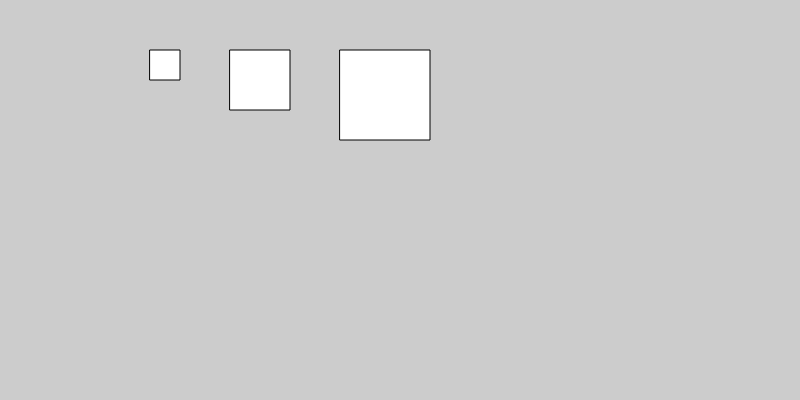
Frame 1 (no input)
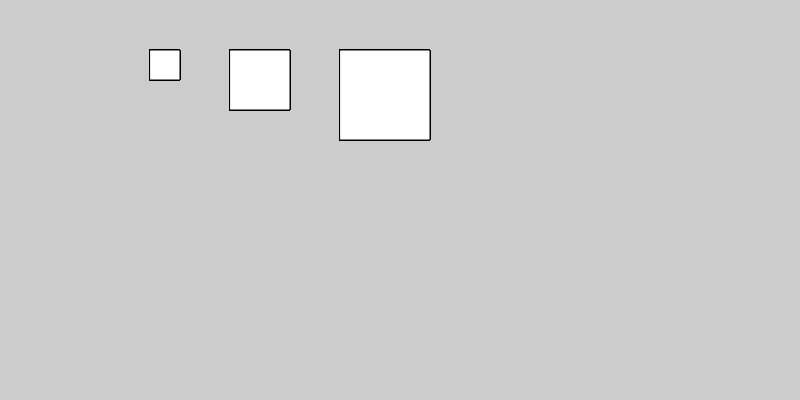
Frame 60 (no input)
Frame 120 (the mouse pressed at the canvas centre since frame 60): identical to frame 60, image omitted

The p5.js sketch that drew these frames (run headless with seeded random() and noise() and a simulated clock; from frame 60 on, the mouse is pressed at the canvas centre):

// p5.js sketch
// ── sketch.js
var x = 150
var y = 50
var d = 50
var s = 30
function setup() {
  createCanvas(800, 400);
  background(204);

}

function draw() {
  rect(x, y, s, s);
  rect(x + s + d, y, 2 * s, 2 * s);
  rect((x + s +d) + (2 * s) +d, y, 3 * s, 3 * s);

}
